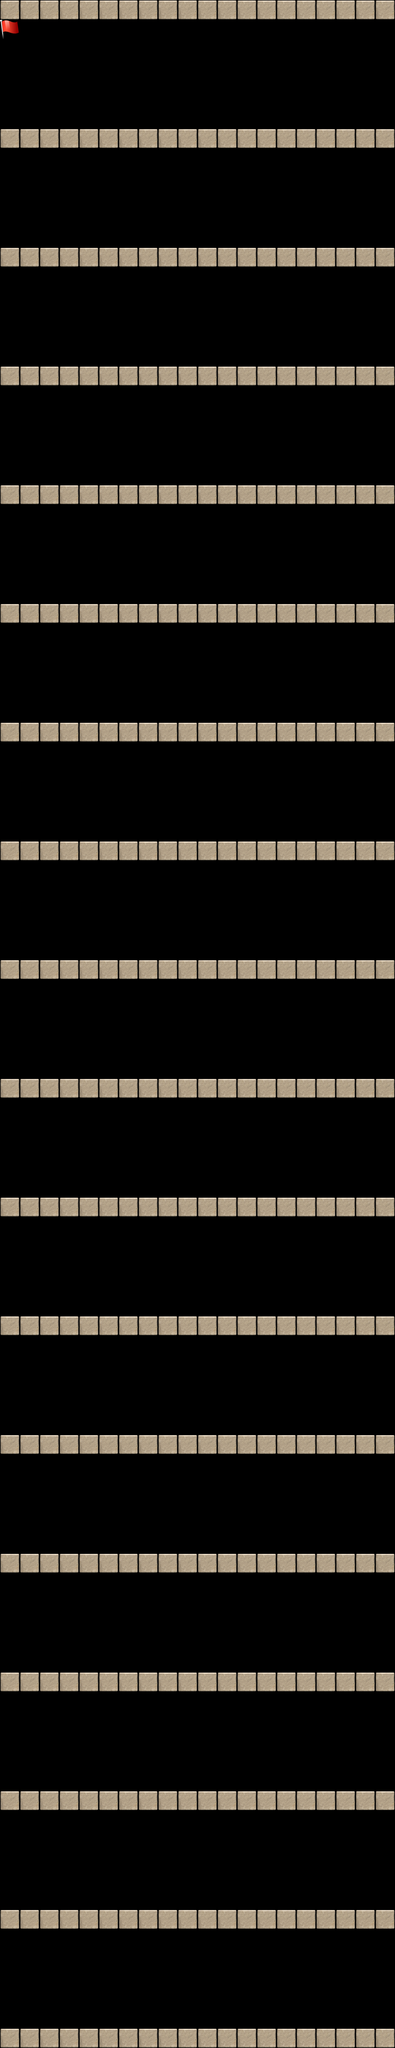

Rendered tile map (Tiled .tmx) drawn with the repository's tilesets; below, a short description and the map source with its tile grids summarised:
An orthogonal 40x207 tile map with 32x32 px tiles, 1 tile layer (bonus).

<map version="1.0" orientation="orthogonal" width="40" height="207" tilewidth="32" tileheight="32">
 <tileset firstgid="1" name="layer_award" tilewidth="64" tileheight="64" spacing="2">
  <image source="layer_award-ipad.png" width="512" height="1024" />
 </tileset>
 <layer name="bonus" width="40" height="207">
  <data>[8280 cells, 361 non-empty, 2 distinct tile ids]</data>
 </layer>
</map>
